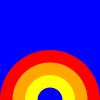
Frame 1 (no input)
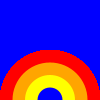
Frame 60 (the mouse pressed at the canvas centre just before this capture)
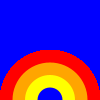
Frame 120 (the mouse held since frame 60 and released just before this capture)

The Processing sketch that drew these frames (run headless with seeded random() and noise(); from frame 60 on, the mouse is pressed at the canvas centre):

// Processing sketch: e_1_2
// ── e_1_2.pde
void setup(){
  size(100,100);
  background(0,0,255);
  noStroke();
}
void draw(){
  fill(255,0,0);
  ellipse(50,100,100,100);
  fill(255,165,0);
  ellipse(50,100,75,75);
  fill(256,256,0);
  ellipse(50,100,50,50);
  fill(0,0,256);
  ellipse(50,100,25,25);
}
